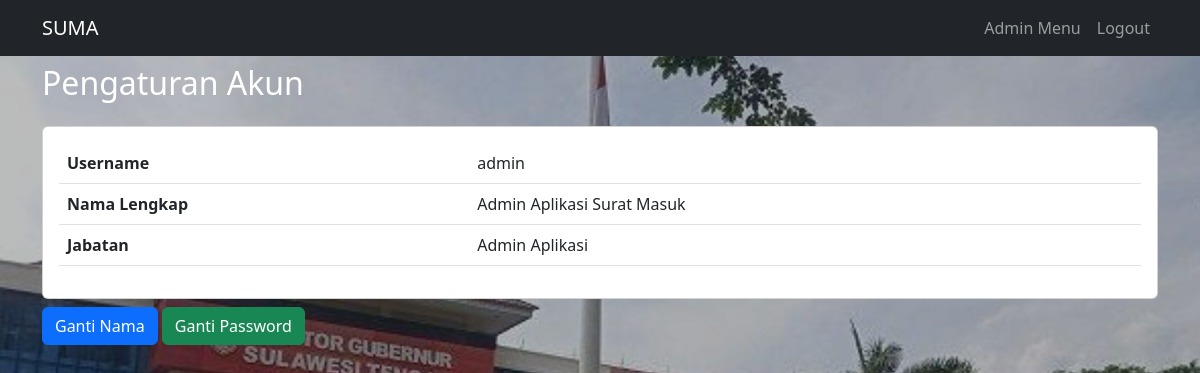
/pengaturanAkun.php (signed in), run on the app's committed database.
### tables this page shows
CREATE TABLE `user` (
  `id` int(11) NOT NULL,
  `username` varchar(128) NOT NULL,
  `password` varchar(128) NOT NULL,
  `fullname` varchar(128) NOT NULL,
  `id_jabatan` int(11) NOT NULL,
  `level` enum('Admin','Kepala Utama','Kepala Bagian','Kepala Sub Bagian','Staff') NOT NULL,
  `status` enum('Active','Block') NOT NULL
);

CREATE TABLE `jabatan` (
  `id` int(11) NOT NULL,
  `jabatan` varchar(128) NOT NULL,
  `bidang` varchar(128) NOT NULL,
  `turunan` varchar(128) NOT NULL
);

### pengaturanAkun.php (the view, shortened to what this page needs)
<?php
include_once('database/db.php');
$id_session = $_SESSION['user']['id'];
$query = mysqli_query($conn, "SELECT * FROM user JOIN jabatan ON user.id_jabatan = jabatan.id WHERE user.id = '$id_session'");
$data = mysqli_fetch_array($query);
?>
<!DOCTYPE html>
<html lang="en">
<head>
    <link href="https://cdn.jsdelivr.net/npm/bootstrap@5.3.0/dist/css/bootstrap.min.css" rel="stylesheet">
    <link rel="stylesheet" href="bg/bg.css">
</head>
<body>
    <?php include_once('extention/navbar.php'); ?>
    <div class="container mt-2">
        <h2 class="text-white">Pengaturan Akun</h2>
        <div class="card mt-4">
            <div class="card-body">
                <table class="table">
                    <tr>
                        <th>Username</th>
                        <td><?= $data['username'] ?></td>
                    </tr>
                    <tr>
                        <th>Nama Lengkap</th>
                        <td><?= $data['fullname'] ?></td>
                    </tr>
                    <tr>
                        <th>Jabatan</th>
                        <td><?= $data['jabatan'] ?></td>
                    </tr>
                </table>
            </div>
        </div>
        <div class="mt-2">
            <a href="#" class="btn btn-primary" data-bs-toggle="modal" data-bs-target="#gantiNama">Ganti Nama</a>
            <a href="#" class="btn btn-success" data-bs-toggle="modal" data-bs-target="#gantiPassword">Ganti Password</a>
        </div>
    </div>
</body>
</html>

### bg/bg.css (style rules this page uses)
body { background-image: url('kantor_gubernur.jpg'); background-position: center; background-repeat: no-repeat; background-size: cover; background-attachment: fixed; height: 100vh; }

### data on the page
user: username "admin", fullname "Admin Aplikasi Surat Masuk", id_jabatan.jabatan "Admin Aplikasi"
